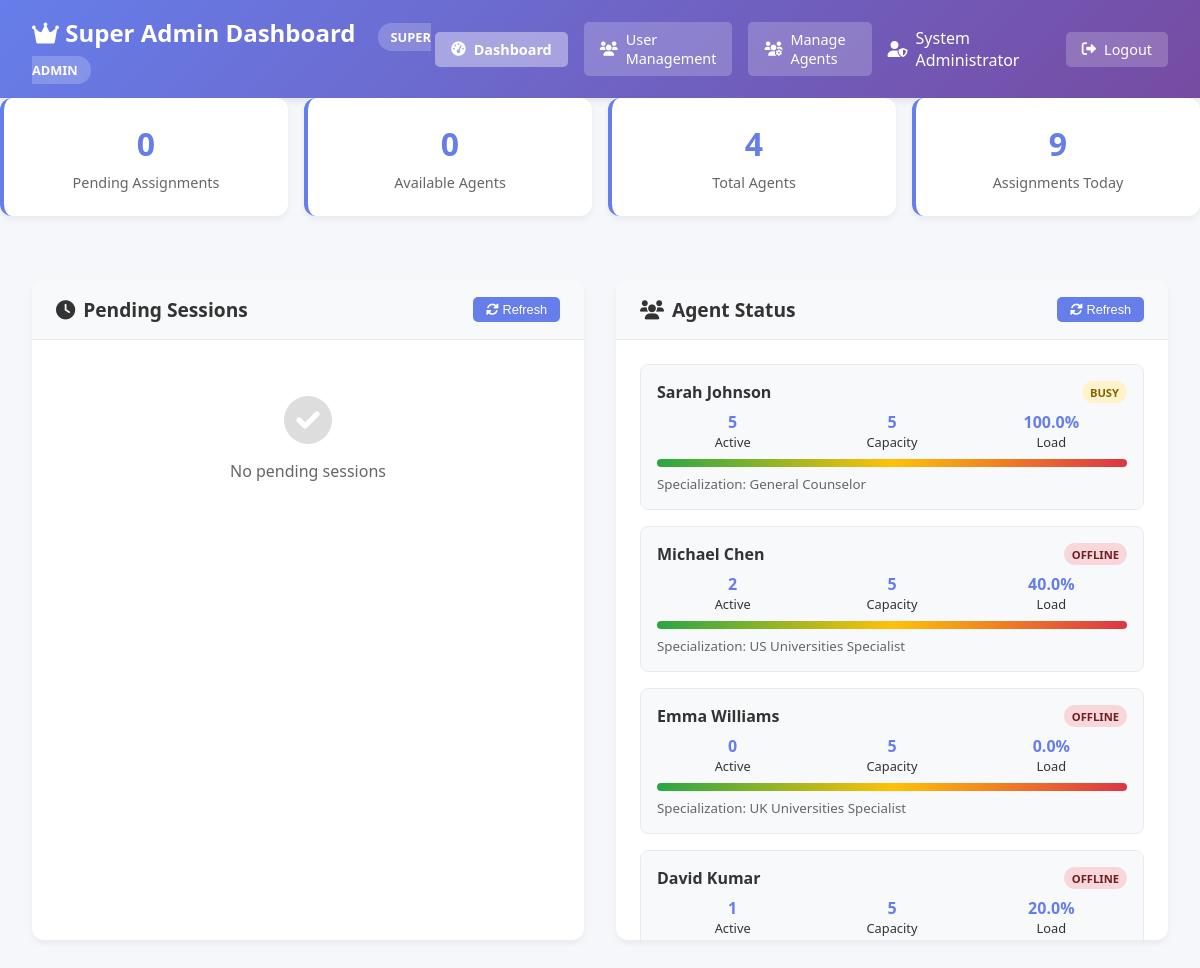
Page /super-admin/dashboard (signed in) on the committed database.
### human_handoff/models.py (models this page shows, shortened)
class SuperAdmin(db.Model):
    __tablename__ = 'super_admins'
    id = db.Column(db.Integer, primary_key=True)
    admin_id = db.Column(db.String(50), unique=True, nullable=False)
    name = db.Column(db.String(100), nullable=False)
    email = db.Column(db.String(120), nullable=False)
    password_hash = db.Column(db.String(255), nullable=False)
    is_active = db.Column(db.Boolean, default=True)
    created_at = db.Column(db.DateTime, default=datetime.utcnow)
    last_login = db.Column(db.DateTime)
    permissions = db.Column(db.Text)  # JSON string for permissions
    assigned_sessions = db.relationship('AgentSession', backref='super_admin', lazy=True)
    def get_managed_agents(self):
        return Agent.query.filter_by(is_active=True).all()
    def get_agent_workload_summary(self):
        agents = self.get_managed_agents()
        summary = []
        for agent in agents:
            pending_count = ChatSession.query.filter_by(
                assigned_agent_id=agent.id,
                status='escalated'
            ).count()
            active_count = AgentSession.query.filter_by(
                agent_id=agent.id,
                status='active'
            ).count()
            summary.append({
                'agent_id': agent.agent_id,
                'agent_name': agent.name,
                'status': agent.status,
                'current_sessions': agent.current_sessions,
                'max_capacity': agent.max_concurrent_sessions,
                'pending_assignments': pending_count,
                'active_sessions': active_count,
                'specialization': agent.specialization,
                'last_active': agent.last_active.isoformat() if agent.last_active else None,
                'workload_percentage': round((agent.current_sessions / max(agent.max_concurrent_sessions, 1)) * 100, 1)
            })
        return summary

class Agent(db.Model):
    __tablename__ = 'agents'
    id = db.Column(db.Integer, primary_key=True)
    agent_id = db.Column(db.String(50), unique=True, nullable=False)
    name = db.Column(db.String(100), nullable=False)
    email = db.Column(db.String(120), unique=True, nullable=False)
    phone = db.Column(db.String(20))
    specialization = db.Column(db.String(100))
    password_hash = db.Column(db.String(255), nullable=True)
    password_set = db.Column(db.Boolean, default=False)  # True if agent has set their password
    status = db.Column(db.String(20), default='available')  # available, busy, offline
    max_concurrent_sessions = db.Column(db.Integer, default=5)
    current_sessions = db.Column(db.Integer, default=0)
    created_at = db.Column(db.DateTime, default=datetime.utcnow)
    last_active = db.Column(db.DateTime, default=datetime.utcnow)
    total_sessions_handled = db.Column(db.Integer, default=0)
    average_response_time = db.Column(db.Integer, default=0)  # in seconds
    is_active = db.Column(db.Boolean, default=True)
    agent_sessions = db.relationship('AgentSession', backref='agent', lazy=True)

### human_handoff/super_admin_routes.py (the view)
@super_admin_bp.route('/dashboard')
@super_admin_required
def dashboard():
    super_admin = SuperAdmin.query.get(session['super_admin_id'])
    pending_sessions = ChatSession.query.filter_by(
        requires_human=True,
        status='escalated',
        assigned_agent_id=None
    ).order_by(ChatSession.escalated_at.desc()).all()
    agent_summary = super_admin.get_agent_workload_summary()
    recent_assignments = AgentSession.query.filter_by(
        super_admin_id=super_admin.id,
        assigned_by_super_admin=True
    ).order_by(AgentSession.assigned_at.desc()).limit(10).all()
    return render_template('super_admin/dashboard.html',
                         super_admin=super_admin,
                         pending_sessions=pending_sessions,
                         agent_summary=agent_summary,
                         recent_assignments=recent_assignments)

### human_handoff/super_admin_routes.py (called while the page is built)
def super_admin_required(f):
    from functools import wraps
    @wraps(f)
    def decorated_function(*args, **kwargs):
        if 'super_admin_id' not in session:
            return redirect(url_for('super_admin.login'))
        return f(*args, **kwargs)
    return decorated_function

### templates/super_admin/dashboard.html (shortened to what this page needs)
<!DOCTYPE html>
<html lang="en">
<head>
    <link href="https://cdnjs.cloudflare.com/ajax/libs/font-awesome/6.0.0/css/all.min.css" rel="stylesheet">
</head>
<body>
    <div class="header">
        <div>
            <h1>
                <i class="fas fa-crown"></i> Super Admin Dashboard
                <span class="super-admin-badge">SUPER ADMIN</span>
            </h1>
        </div>
        <div class="header-actions">
            <div class="nav-links">
                <a href="{{ url_for('super_admin.dashboard') }}" class="nav-btn active">
                    <i class="fas fa-tachometer-alt"></i> Dashboard
                </a>
                <a href="{{ url_for('super_admin.user_management') }}" class="nav-btn">
                    <i class="fas fa-users"></i> User Management
                </a>
                <a href="{{ url_for('super_admin.manage_agents') }}" class="nav-btn">
                    <i class="fas fa-users-cog"></i> Manage Agents
                </a>
            </div>
            <div class="admin-info">
                <i class="fas fa-user-shield"></i>
                <span>{{ super_admin.name }}</span>
            </div>
            <a href="{{ url_for('super_admin.logout') }}" class="logout-btn">
                <i class="fas fa-sign-out-alt"></i> Logout
            </a>
        </div>
    </div>
    <div class="stats-grid">
        <div class="stat-card">
            <h3 id="pending-count">{{ pending_sessions|length }}</h3>
            <p>Pending Assignments</p>
        </div>
        <div class="stat-card">
            <h3 id="active-agents">{{ agent_summary|selectattr('status', 'equalto', 'available')|list|length }}</h3>
            <p>Available Agents</p>
        </div>
        <div class="stat-card">
            <h3 id="total-agents">{{ agent_summary|length }}</h3>
            <p>Total Agents</p>
        </div>
        <div class="stat-card">
            <h3 id="assignments-today">{{ recent_assignments|length }}</h3>
            <p>Assignments Today</p>
        </div>
    </div>
    <div class="dashboard">
        <div class="panel">
            <div class="panel-header">
                <h2>
                    <i class="fas fa-clock"></i> Pending Sessions
                </h2>
                <button class="refresh-btn" onclick="refreshPendingSessions()">
                    <i class="fas fa-sync-alt"></i> Refresh
                </button>
            </div>
            <div class="panel-content" id="pending-sessions">
                {% if pending_sessions %}
                    {% for session in pending_sessions %}
                    <div class="session-item" data-session-id="{{ session.session_id }}">
                        <div class="session-header">
                            <span class="session-id">{{ session.session_id[:8] }}...</span>
                            <span class="session-time">{{ session.escalated_at.strftime('%H:%M') if session.escalated_at else 'N/A' }}</span>
                            <span class="priority-badge priority-medium">Medium</span>
                        </div>
                        <div class="session-reason">{{ session.escalation_reason or 'Bot unable to help' }}</div>
                        <div class="assign-section">
                            <select class="agent-select" id="agent-select-{{ session.session_id }}">
                                <option value="">Select Agent...</option>
                                {% for agent in agent_summary %}
                                    {% if agent.status == 'available' and agent.current_sessions < agent.max_capacity %}
                                    <option value="{{ agent.agent_id }}">
                                        {{ agent.agent_name }} ({{ agent.current_sessions }}/{{ agent.max_capacity }})
                                    </option>
                                    {% endif %}
                                {% endfor %}
                            </select>
                            <button class="assign-btn" onclick="assignSession('{{ session.session_id }}')">
                                <i class="fas fa-user-plus"></i> Assign
                            </button>
                        </div>
                    </div>
                    {% endfor %}
                {% else %}
                    <div class="empty-state">
                        <i class="fas fa-check-circle"></i>
                        <p>No pending sessions</p>
                    </div>
                {% endif %}
            </div>
        </div>
        <div class="panel">
            <div class="panel-header">
                <h2>
                    <i class="fas fa-users"></i> Agent Status
                </h2>
                <button class="refresh-btn" onclick="refreshAgentStatus()">
                    <i class="fas fa-sync-alt"></i> Refresh
                </button>
            </div>
            <div class="panel-content" id="agent-status">
                {% for agent in agent_summary %}
                <div class="agent-card">
                    <div class="agent-header">
                        <span class="agent-name">{{ agent.agent_name }}</span>
                        <span class="agent-status status-{{ agent.status }}">{{ agent.status }}</span>
                    </div>
                    <div class="agent-stats">
                        <div class="agent-stat">
                            <strong>{{ agent.current_sessions }}</strong>
                            <span>Active</span>
                        </div>
                        <div class="agent-stat">
                            <strong>{{ agent.max_capacity }}</strong>
                            <span>Capacity</span>
                        </div>
                        <div class="agent-stat">
                            <strong>{{ agent.workload_percentage }}%</strong>
                            <span>Load</span>
                        </div>
                    </div>
                    <div class="workload-bar">
                        <div class="workload-fill" data-width="{{ agent.workload_percentage }}"></div>
                    </div>
                    <small style="color: #666; margin-top: 0.5rem; display: block;">
                        Specialization: {{ agent.specialization }}
                    </small>
                </div>
                {% endfor %}
            </div>
        </div>
    </div>
</body>
</html>

### templates/super_admin/dashboard.html (style rules this page uses)
* { margin: 0; padding: 0; box-sizing: border-box; }
body { font-family: 'Segoe UI', Tahoma, Geneva, Verdana, sans-serif; background-color: #f5f7fa; color: #333; }
.header { background: linear-gradient(135deg, #667eea 0%, #764ba2 100%); color: white; padding: 1rem 2rem; display: flex; justify-content: space-between; align-items: center; box-shadow: 0 2px 10px rgba(0, 0, 0, 0.1); }
.header h1 { font-size: 1.5rem; font-weight: 600; }
.super-admin-badge { background: rgba(255, 255, 255, 0.2); padding: 0.3rem 0.8rem; border-radius: 15px; font-size: 0.8rem; margin-left: 1rem; }
.header-actions { display: flex; align-items: center; gap: 1rem; }
.nav-links { display: flex; align-items: center; gap: 1rem; }
.admin-info { display: flex; align-items: center; gap: 0.5rem; }
.nav-btn, .logout-btn { background: rgba(255, 255, 255, 0.2); color: white; border: none; padding: 0.5rem 1rem; border-radius: 5px; cursor: pointer; text-decoration: none; font-size: 0.9rem; transition: background 0.3s; display: flex; align-items: center; gap: 0.5rem; }
.nav-btn.active { background: rgba(255, 255, 255, 0.4); font-weight: 600; }
.dashboard { display: grid; grid-template-columns: 1fr 1fr; gap: 2rem; padding: 2rem; max-width: 1400px; margin: 0 auto; }
.panel { background: white; border-radius: 12px; box-shadow: 0 4px 6px rgba(0, 0, 0, 0.05); overflow: hidden; }
.panel-header { background: #f8f9fa; padding: 1rem 1.5rem; border-bottom: 1px solid #e9ecef; display: flex; justify-content: space-between; align-items: center; }
.panel-header h2 { font-size: 1.2rem; color: #333; display: flex; align-items: center; gap: 0.5rem; }
.panel-content { padding: 1.5rem; max-height: 600px; overflow-y: auto; }
.stats-grid { display: grid; grid-template-columns: repeat(auto-fit, minmax(200px, 1fr)); gap: 1rem; margin-bottom: 2rem; }
.stat-card { background: white; padding: 1.5rem; border-radius: 12px; box-shadow: 0 4px 6px rgba(0, 0, 0, 0.05); text-align: center; border-left: 4px solid #667eea; }
.stat-card h3 { font-size: 2rem; color: #667eea; margin-bottom: 0.5rem; }
.stat-card p { color: #666; font-size: 0.9rem; }
.agent-card { background: #f8f9fa; border: 1px solid #e9ecef; border-radius: 8px; padding: 1rem; margin-bottom: 1rem; }
.agent-header { display: flex; justify-content: space-between; align-items: center; margin-bottom: 0.5rem; }
.agent-name { font-weight: 600; color: #333; }
.agent-status { padding: 0.2rem 0.5rem; border-radius: 12px; font-size: 0.7rem; font-weight: bold; text-transform: uppercase; }
.status-busy { background: #fff3cd; color: #856404; }
.status-offline { background: #f8d7da; color: #721c24; }
.agent-stats { display: grid; grid-template-columns: repeat(3, 1fr); gap: 0.5rem; margin-top: 0.5rem; }
.agent-stat { text-align: center; font-size: 0.8rem; }
.agent-stat strong { display: block; color: #667eea; font-size: 1rem; }
.workload-bar { width: 100%; height: 8px; background: #e9ecef; border-radius: 4px; overflow: hidden; margin-top: 0.5rem; }
.workload-fill { height: 100%; background: linear-gradient(90deg, #28a745, #ffc107, #dc3545); transition: width 0.3s ease; }
.refresh-btn { background: #667eea; color: white; border: none; padding: 0.3rem 0.8rem; border-radius: 5px; cursor: pointer; font-size: 0.8rem; }
.empty-state { text-align: center; color: #666; padding: 2rem; }
.empty-state i { font-size: 3rem; color: #ddd; margin-bottom: 1rem; }

### rows in the picture
SuperAdmin: name "System Administrator"
Agent: agent_name "Sarah Johnson", status "BUSY", current_sessions "5", max_capacity "5", workload_percentage "100.0", specialization "General Counselor"
Agent: agent_name "Michael Chen", status "OFFLINE", current_sessions "2", max_capacity "5", workload_percentage "40.0", specialization "US Universities Specialist"
Agent: agent_name "Emma Williams", status "OFFLINE", current_sessions "0", max_capacity "5", workload_percentage "0.0", specialization "UK Universities Specialist"
Agent: agent_name "David Kumar", status "OFFLINE", current_sessions "1", max_capacity "5", workload_percentage "20.0"

### other values in the picture
{{ pending_sessions|length }} "0"
{{ agent_summary|selectattr('status', 'equalto', 'available')|list|length }} "0"
{{ agent_summary|length }} "4"
{{ recent_assignments|length }} "9"
